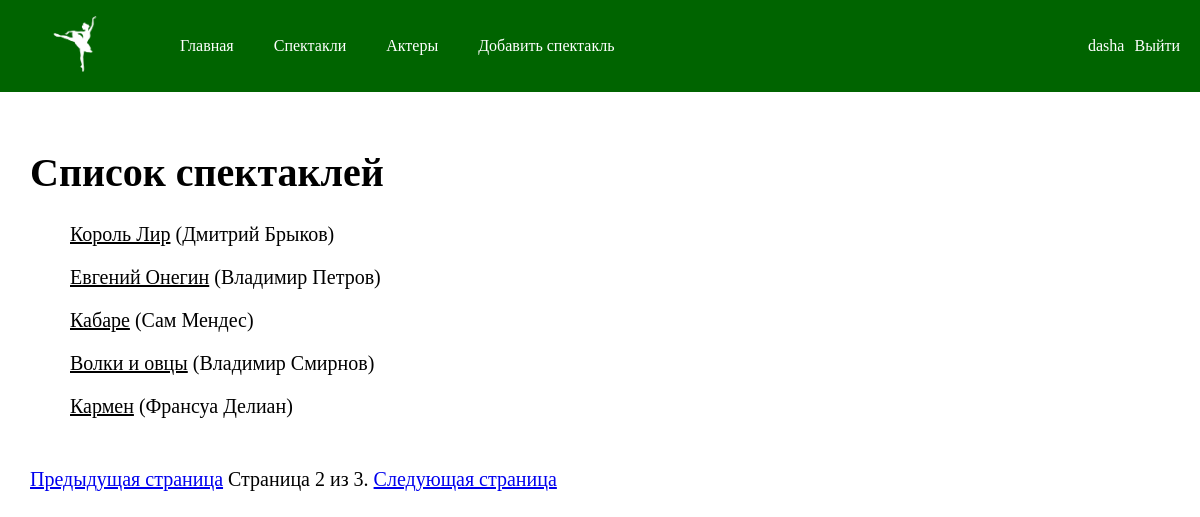
The app's page /catalog/plays/?page=2 (signed in) with its own data.
### catalog/models.py (models this page shows, shortened)
class Play(models.Model):
    name = models.CharField(max_length=200, help_text="Введите название спектакля", verbose_name="Название")
    genre = models.ManyToManyField(Genre, help_text="Выбери жанр", verbose_name="Жанр")
    director = models.CharField(max_length=200, help_text="Введите ФИ режиссера", verbose_name="Режиссер")
    datetime = models.DateTimeField(help_text="Введите дату и время", verbose_name="Дата и время")
    class Meta:
      verbose_name = "спектакль"
      verbose_name_plural = "Спектакли"
    def get_absolute_url(self):
        return reverse('play-detail', args=[str(self.id)])
    def display_genre(self):
        """
        Creates a string for the Genre. This is required to display genre in Admin.
        """
        return ', '.join([ genre.name for genre in self.genre.all()[:3] ])
    display_genre.short_description = 'Жанр'

### catalog/views.py (the view)
class PlayListView(generic.ListView):
    model = Play
    paginate_by = 5

### catalog/templates/catalog/play_list.html
{% extends "base.html" %}
{% block content %}
<div class="plays">
    <h1>Список спектаклей</h1>
    {% if play_list %}
    <ul class="plays__menu">
      {% for play in play_list %}
      <li>
        <a href="{{ play.get_absolute_url }}" class="plays__link">{{ play.name }}</a> ({{play.director}})
      </li>
      {% endfor %}
    </ul>
    {% else %}
      <p>Пока спектаклей не планируется :(</p>
    {% endif %}
</div>
{% endblock %}

### catalog/templates/base.html (shortened to what this page needs)
<!DOCTYPE html>
<html lang="en">
<head>
  {% load static %}
  <link rel="stylesheet" href="{% static 'css/styles.css' %}">
</head>
<body>
  <header class="header">
    <nav class="header__navigation navigation">
      <ul class="navigation__menu">
        <li class="navigation__item"><a href="{% url 'index' %}"><img src="{% static 'img/ballerina.png' %}" class="navigation__logo"></a></li>
        <li class="navigation__item"><a href="{% url 'index' %}" class="navigation__link">Главная</a></li>
        <li class="navigation__item"><a href="{% url 'plays' %}" class="navigation__link">Спектакли</a></li>
        <li class="navigation__item"><a href="{% url 'actors' %}" class="navigation__link">Актеры</a></li>
        {% if user.is_superuser %}
          <li class="navigation__item"><a href="{% url 'add-play-admin' %}" class="navigation__link">Добавить спектакль</a></a></li>
        {% endif %}
      </ul>
      <div class="navigation__login">
        {% if user.is_authenticated %}
          <li class="navigation__user">{{ user.get_username }}</li>
          <li class="navigation__log"><a class="navigation__link" href="{% url 'logout'%}?next={{request.path}}">Выйти</a></li>
        {% else %}
          <li class="navigation__log"><a class="navigation__link" href="{% url 'login'%}?next={{request.path}}">Войти</a></li>
        {% endif %}
      </div>
    </nav>
  </header>
  {% block content %}{% endblock %}
  {% block pagination %}
    {% if is_paginated %}
        <div class="pagination">
            <span class="page-links">
                {% if page_obj.has_previous %}
                    <a href="{{ request.path }}?page={{ page_obj.previous_page_number }}">Предыдущая страница</a>
                {% endif %}
                <span class="page-current">
                    Страница {{ page_obj.number }} из {{ page_obj.paginator.num_pages }}.
                </span>
                {% if page_obj.has_next %}
                    <a href="{{ request.path }}?page={{ page_obj.next_page_number }}">Следующая страница</a>
                {% endif %}
            </span>
        </div>
    {% endif %}
  {% endblock %}
</body>
</html>

### catalog/static/css/styles.css (style rules this page uses)
body { margin: 0; box-sizing: border-box; }
header { background-color: #006400; }
.navigation { display: flex; justify-content: space-between; align-items: center; }
.navigation__menu { margin: 0; padding: 10px; gap: 40px; list-style-type: none; display: flex; }
.navigation__logo { width: 130px; }
.navigation__item { display: flex; align-items: center; }
.navigation__link { color: #fff; text-decoration: none; text-align: center; }
.plays { padding: 30px; font-size: 20px; }
.pagination { padding-left: 30px; font-size: 20px; }
.plays__menu { color: #000; list-style-type: none; display: flex; flex-direction: column; gap: 20px; }
.plays__link { color: #000; }
.navigation__login { display: flex; gap: 10px; list-style-type: none; color: #fff; margin-right: 20px; }

### records on screen
Play: name "Король Лир", director "Дмитрий Брыков"
Play: name "Евгений Онегин", director "Владимир Петров"
Play: name "Кабаре", director "Сам Мендес"
Play: name "Волки и овцы", director "Владимир Смирнов"
Play: name "Кармен", director "Франсуа Делиан"

### other values on screen
{{ user.get_username }} "dasha"
{{ page_obj.number }} "2"
{{ page_obj.paginator.num_pages }} "3"
